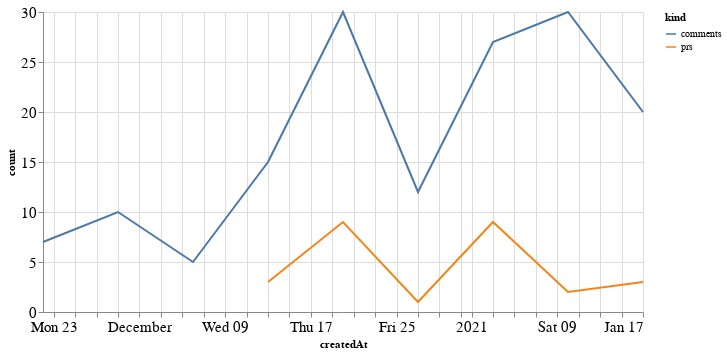

Notebook code cell kept with this figure:
### Code cell
alt.Chart(total_time, width=600).mark_line().encode(
    x='createdAt',
    y='count',
    color='kind'
)

### Figure 1 — Vega-Lite specification as saved in the notebook (floating-point values rounded to 4 significant figures)
{"config": {"axisLeft": {"labelFontSize": 15}, "axisBottom": {"labelFontSize": 15}}, "data": {"name": "data-35f172b951fd4f78ba91a5e7615f6fa0"}, "mark": "line", "encoding": {"color": {"type": "nominal", "field": "kind"}, "x": {"type": "temporal", "field": "createdAt"}, "y": {"type": "quantitative", "field": "count"}}, "width": 600, "$schema": "https://vega.github.io/schema/vega-lite/v4.8.1.json", "datasets": {"data-35f172b951fd4f78ba91a5e7615f6fa0": [{"createdAt": "2020-12-13T00:00:00", "kind": "prs", "count": 3.0}, {"createdAt": "2020-12-20T00:00:00", "kind": "prs", "count": 9.0}, {"createdAt": "2020-12-27T00:00:00", "kind": "prs", "count": 1.0}, {"createdAt": "2021-01-03T00:00:00", "kind": "prs", "count": 9.0}, {"createdAt": "2021-01-10T00:00:00", "kind": "prs", "count": 2.0}, {"createdAt": "2021-01-17T00:00:00", "kind": "prs", "count": 3.0}, {"createdAt": "2020-11-22T00:00:00", "kind": "prs", "count": null}, {"createdAt": "2020-11-29T00:00:00", "kind": "prs", "count": null}, {"createdAt": "2020-12-06T00:00:00", "kind": "prs", "count": null}, {"createdAt": "2020-12-13T00:00:00", "kind": "comments", "count": 15.0}, {"createdAt": "2020-12-20T00:00:00", "kind": "comments", "count": 30.0}, {"createdAt": "2020-12-27T00:00:00", "kind": "comments", "count": 12.0}, {"createdAt": "2021-01-03T00:00:00", "kind": "comments", "count": 27.0}, {"createdAt": "2021-01-10T00:00:00", "kind": "comments", "count": 30.0}, {"createdAt": "2021-01-17T00:00:00", "kind": "comments", "count": 20.0}, {"createdAt": "2020-11-22T00:00:00", "kind": "comments", "count": 7.0}, {"createdAt": "2020-11-29T00:00:00", "kind": "comments", "count": 10.0}, {"createdAt": "2020-12-06T00:00:00", "kind": "comments", "count": 5.0}]}}
